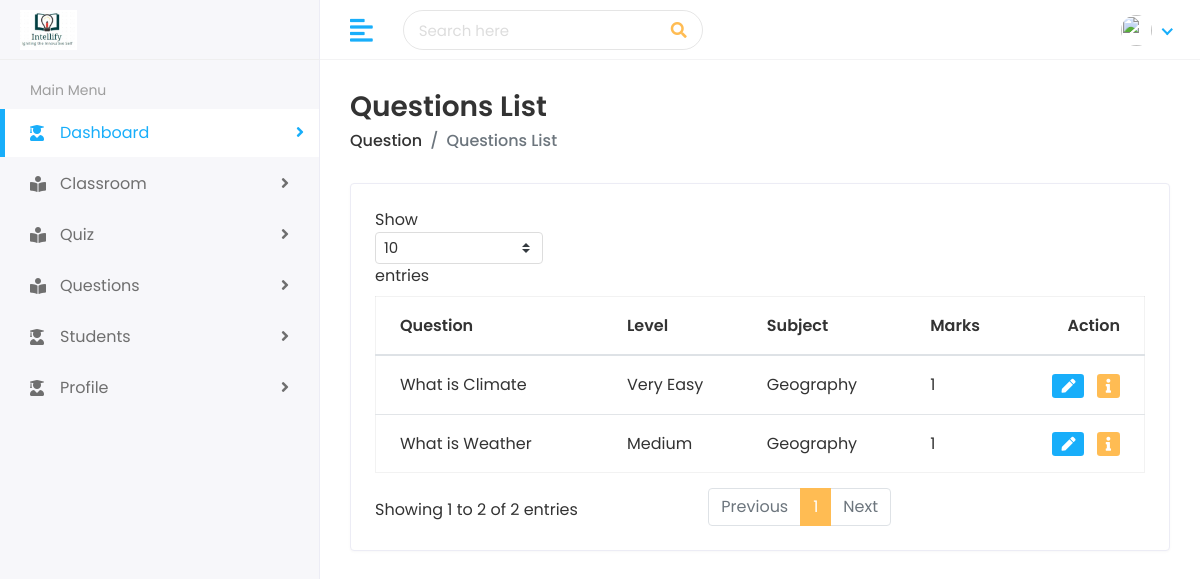
/quiz/ques_list/, run on the app's committed database.
### quiz/models.py (models this page shows, shortened)
class BaseModel(models.Model):
    uid = models.UUIDField(primary_key = True, default = uuid.uuid4)
    created_at = models.DateTimeField(auto_now_add= True)
    updated_at = models.DateTimeField(auto_now= True)
    class Meta:
        abstract = True #does not create a model, just uses it as class

class Question(BaseModel):
    level = models.ForeignKey(Category, related_name ='level', on_delete= models.CASCADE)
    question = models.CharField(max_length= 500)
    marks = models.IntegerField(default = 1)
    subject = models.ForeignKey(subjects, on_delete=models.CASCADE, blank=True, null=True)
    standard = models.CharField(max_length=50, blank=True, null=True)
    chapter = models.CharField(max_length=200, blank=True, null=True)
    topic = models.CharField(max_length=200, blank=True, null=True)
    tags = models.CharField(max_length=1000, blank=True, null=True)
    def __str__(self):
        return self.question

class Category(BaseModel):
    category_name = models.CharField(max_length = 100)
    def __str__(self):
        return self.category_name

### school/models.py (models this page shows)
class subjects(models.Model):
    name = models.CharField(max_length=100, null=True, blank=True)
    subject_id = models.CharField(max_length=10, null=True, blank=True)
    stream = models.CharField(max_length=100, null=True, blank=True)
    def __str__(self):
        return str(self.name)

### quiz/views.py (the view)
# urls.py: path('ques_list/', views.ques_list, name="ques_list"),
def ques_list(request):
    if request.user.groups.filter(name='school').exists():
        schoolNavHeader =  True
    else:
        schoolNavHeader = isStudent = False
    context = {
        'questions' : Question.objects.all(),
        'schoolNavHeader':schoolNavHeader
    }
    return render(request, 'quiz/ques_list.html', context)

### templates/quiz/ques_list.html (shortened to what this page needs)
{% if schoolNavHeader %}
    {% include 'school/school-header.html' %}
{% else %}
    {% include 'teacher/teacher-header.html' %}
{% endif %}
{% load static %}
<!DOCTYPE html>
<html lang="en">
<head>
        <div class="page-wrapper">
            <div class="content container-fluid">
                <div class="page-header">
                    <div class="row align-items-center">
                        <div class="col">
                            <h3 class="page-title"> Questions List</h3>
                            <ul class="breadcrumb">
                                <li class="breadcrumb-item"><a href="#">Question</a></li>
                                <li class="breadcrumb-item active">Questions List</li>
                            </ul>
                        </div>
                    </div>
                </div>
                <div class="row">
                   <div class="col-sm-12">
                      <div class="card card-table">
                         <div class="card-body">
                            <div class="table-responsive">
                               <table class="table table-hover table-center mb-0 datatable">
                                  <thead>
                                     <tr>
                                        <th>Question</th>
                                        <th>Level</th>
                                        <th>Subject</th>
                                        <th>Marks</th>
                                        <th class="text-right">Action</th>
                                     </tr>
                                  </thead>
                                  <tbody>
                                      {% for x in questions %}
                                     <tr>
                                        <td>{{x}}</td>
                                        <td>
                                           <h2>
                                              {{x.level}}
                                           </h2>
                                        </td>
                                        <td>{{x.subject}}</td>
                                        <td>{{x.marks}}</td>
                                        <td class="text-right">
                                           <div class="actions">
                                              <a href="/quiz/search-ques?quiz_id={{x.quiz_id}}" class="btn btn-sm bg-success-light mr-2">
                                                 <i class="fas fa-pen"></i>
                                              </a>
                                              <a href="/quiz/profile?quiz_id={{x.quiz_id}}" class="btn btn-sm bg-danger-light">
                                                 <i class="fas fa-info"></i>
                                              </a>
                                           </div>
                                        </td>
                                     </tr>
                                     {% endfor %}
                                  </tbody>
                               </table>
                            </div>
                         </div>
                      </div>
                   </div>
                </div>
            </div>
        </div>
      </div>
</body>
</html>

### static/css/style.css (style rules this page uses)
html { height: 100%; }
body { background-color: #fff; color: #333; font-family: 'Poppins', sans-serif; font-size: 1rem; height: 100%; line-height: 1.5; overflow-x: hidden; }
h1, h2, h3, h4, h5, h6 { font-family: 'Poppins', sans-serif; margin-top: 0; }
a { color: #009ce7; }
input, button, a { transition: all 0.4s ease; -moz-transition: all 0.4s ease; -o-transition: all 0.4s ease; -ms-transition: all 0.4s ease; -webkit-transition: all 0.4s ease; }
ul, ol { padding: 0px; list-style: none; }
.table { color: #333; max-width: 100%; margin-bottom: 0; width: 100%; }
.table.dataTable { border-collapse: collapse !important; border: 1px solid rgba(0, 0, 0, 0.05); }
table.table td h2 { display: inline-block; font-size: inherit; font-weight: 400; margin: 0; padding: 0; vertical-align: middle; }
.table thead tr th { font-weight: 600; }
.table tbody tr { border-bottom: 1px solid rgba(0, 0, 0, 0.05); }
.table.table-center td, .table.table-center th { vertical-align: middle; }
.card-table .card-body .table > thead > tr > th { border-top: 0; }
.card-table .card-body .table tr td:first-child, .card-table .card-body .table tr th:first-child { padding-left: 1.5rem; }
.card-table .card-body .table tr td:last-child, .card-table .card-body .table tr th:last-child { padding-right: 1.5rem; }
.card-table .table td, .card-table .table th { border-top: 1px solid #e2e5e8; padding: 1rem 0.75rem; white-space: nowrap; }
.card { border: 1px solid #ececf5; box-shadow: 0 1px 3px 0 rgba(0, 0, 0, 0.03); margin-bottom: 1.875rem; }
.card-body { padding: 1.5rem; }
.bg-danger-light { background-color:#FFBC53 !important; color:#fff !important; }
.bg-success-light { background-color: #18aefa; color: #fff; }
.page-wrapper { margin-left: 320px; padding-top: 60px; position: relative; transition: all 0.4s ease; }
.page-wrapper > .content { padding: 1.875rem 1.875rem 0; }
.page-header { margin-bottom: 1.875rem; }
.page-header .breadcrumb { background-color: transparent; color: #6c757d; font-size: 1rem; font-weight: 500; margin-bottom: 0; padding: 0; }
.page-header .breadcrumb a { color: #333; }
.page-title { font-size: 28px; font-weight: 600; color: #333; margin-bottom: 5px; }

### data on the page
Question: question "What is Climate", level "Very Easy", subject "Geography", marks "1"
Question: question "What is Weather", level "Medium", subject "Geography", marks "1"
